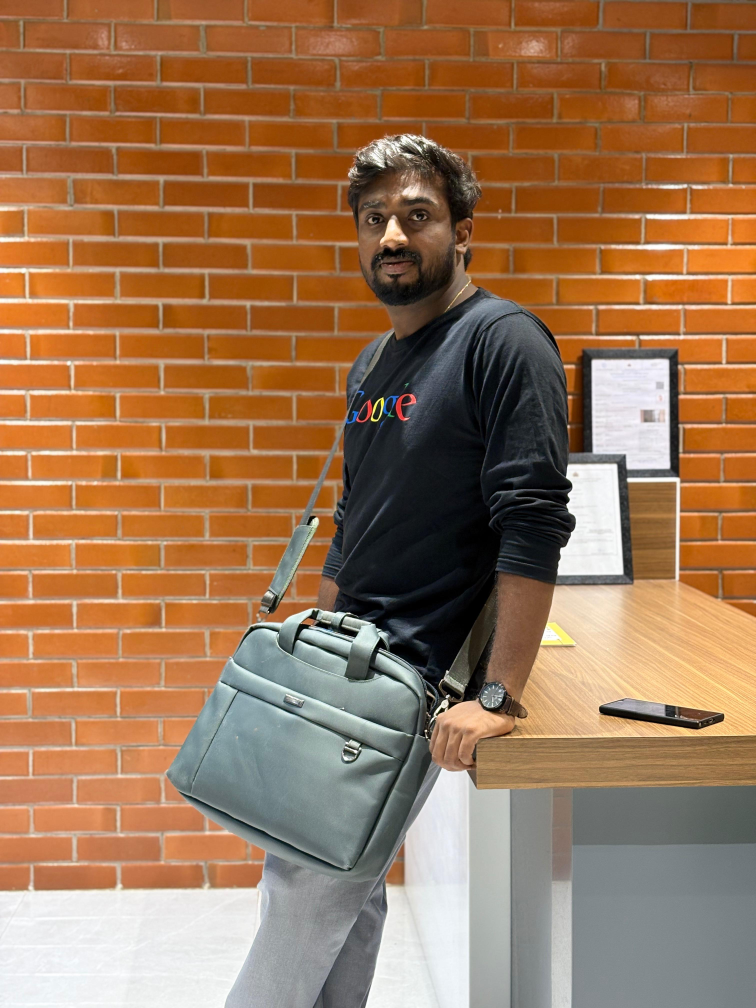
#> input picture rahullll.jpg, 3024 x 4032 px (shown at 1/4 size)
$ python cor.py
#> lines starting #> are read from the running program, lines starting #| are printed output that depends on the picture
import cv2

def get_coords(event, x, y, flags, param):
    if event == cv2.EVENT_LBUTTONDOWN:
        print(f"Clicked at: x={x}, y={y}")

image = cv2.imread("rahullll.jpg")
#> image is the input picture: shape (4032, 3024, 3); mean B, G, R 85.4, 118, 156.9
resized = cv2.resize(image, (512, 512))
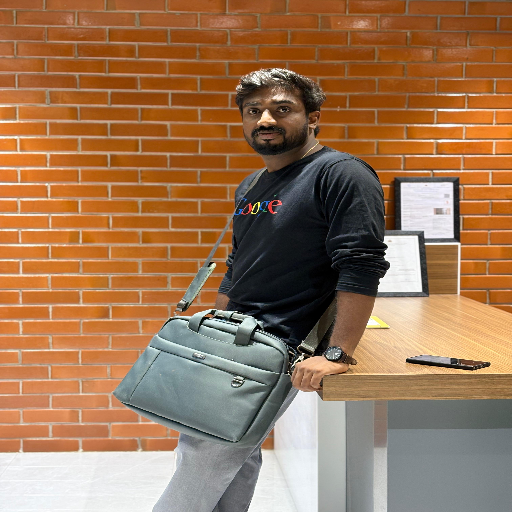
#> resized: shape (512, 512, 3); mean B, G, R 85.3, 117.9, 156.9

cv2.imshow("Click to get coordinates", resized)
cv2.setMouseCallback("Click to get coordinates", get_coords)

cv2.waitKey(0)
cv2.destroyAllWindows()
